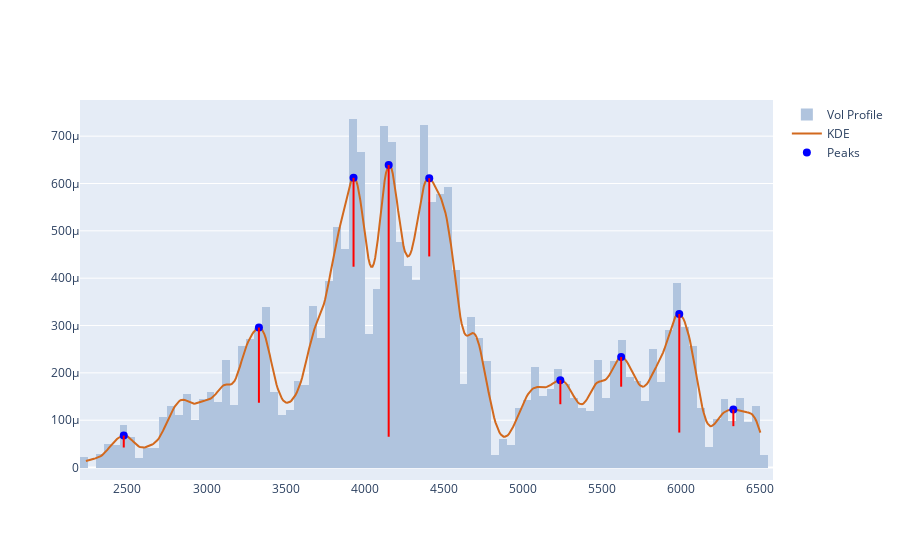

Source (notebook cell):
### Code cell
# Find peaks, peak_props
peaks, peak_props = signal.find_peaks(kdy, prominence=0.00001)

pkx = xr[peaks]
pky = kdy[peaks]

# Fig 
fig = get_dist_plot(sp.Close, sp.Volume, xr, kdy)

# Add peaks markers
fig.add_trace(go.Scatter(
    x=pkx, y=pky,
    mode="markers",
    name="Peaks",
    marker=dict(color="blue", size=8, symbol="circle")
))

# Draw vertical lines from the peaks downwards (prominence)
for x, y0, prom in zip(pkx, pky, peak_props["prominences"]):
    fig.add_shape(
        type="line",
        xref="x", yref="y",
        x0=x, x1=x,
        y0=y0, y1=y0 - prom,
        line=dict(color="red", width=2)
    )

fig.show()

### Figure 1 — Plotly figure (JSON) as saved in the notebook; plotly's stock layout.template omitted (floating-point values rounded to 4 significant figures; data arrays with more than 128 entries replaced by an {"elided": "..."} marker saying what was removed)
{"data": [{"histfunc": "sum", "histnorm": "probability density", "marker": {"color": "#B0C4DE"}, "name": "Vol Profile", "nbinsx": 150, "type": "histogram", "x": {"elided": "1480 float values"}, "y": {"elided": "1480 float values"}}, {"marker": {"color": "#D2691E"}, "mode": "lines", "name": "KDE", "type": "scatter", "x": {"elided": "500 float values"}, "y": {"elided": "500 float values"}}, {"marker": {"color": "blue", "size": 8, "symbol": "circle"}, "mode": "markers", "name": "Peaks", "type": "scatter", "x": [2477.0, 3331.0, 3930.0, 4152.0, 4408.0, 5237.0, 5622.0, 5989.0, 6331.0], "y": [6.75e-05, 0.0002957, 0.000612, 0.0006393, 0.0006111, 0.0001845, 0.0002336, 0.0003243, 0.0001225]}], "layout": {"shapes": [{"line": {"color": "red", "width": 2}, "type": "line", "x0": 2477.0, "x1": 2477.0, "xref": "x", "y0": 6.75e-05, "y1": 4.229e-05, "yref": "y"}, {"line": {"color": "red", "width": 2}, "type": "line", "x0": 3331.0, "x1": 3331.0, "xref": "x", "y0": 0.0002957, "y1": 0.0001368, "yref": "y"}, {"line": {"color": "red", "width": 2}, "type": "line", "x0": 3930.0, "x1": 3930.0, "xref": "x", "y0": 0.000612, "y1": 0.0004242, "yref": "y"}, {"line": {"color": "red", "width": 2}, "type": "line", "x0": 4152.0, "x1": 4152.0, "xref": "x", "y0": 0.0006393, "y1": 6.5e-05, "yref": "y"}, {"line": {"color": "red", "width": 2}, "type": "line", "x0": 4408.0, "x1": 4408.0, "xref": "x", "y0": 0.0006111, "y1": 0.0004459, "yref": "y"}, {"line": {"color": "red", "width": 2}, "type": "line", "x0": 5237.0, "x1": 5237.0, "xref": "x", "y0": 0.0001845, "y1": 0.0001337, "yref": "y"}, {"line": {"color": "red", "width": 2}, "type": "line", "x0": 5622.0, "x1": 5622.0, "xref": "x", "y0": 0.0002336, "y1": 0.0001708, "yref": "y"}, {"line": {"color": "red", "width": 2}, "type": "line", "x0": 5989.0, "x1": 5989.0, "xref": "x", "y0": 0.0003243, "y1": 7.385e-05, "yref": "y"}, {"line": {"color": "red", "width": 2}, "type": "line", "x0": 6331.0, "x1": 6331.0, "xref": "x", "y0": 0.0001225, "y1": 8.736e-05, "yref": "y"}]}}
